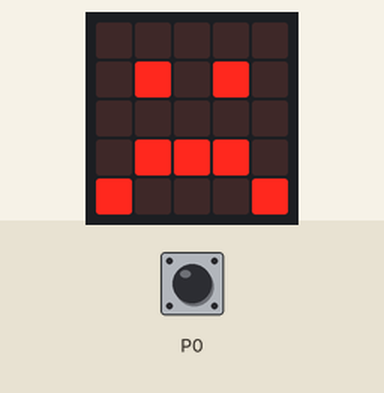
Simulated run of this program. Board: BBC micro:bit running MicroPython. Shown: the board's 5×5 LED display. The test bench sets the inputs (shaded band).

Above: at 1.2 s.
1.3 s: touch pin P0 pressed for 0.15 s
At 1.37 s:
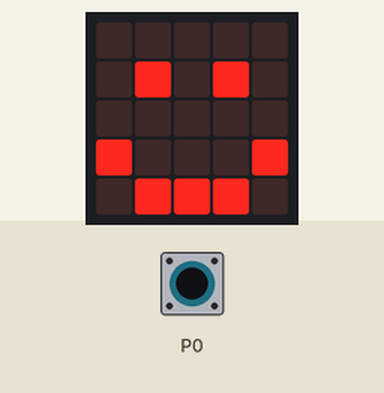
2.9 s: touch pin P0 pressed for 3.2 s
Timing chart, 0 to 5.9 s (numbered marks = the images above; inputs shaded):
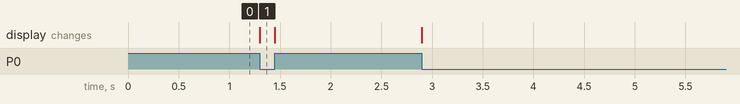

The program:

main.py
```python
# Source: https://microbit-micropython.readthedocs.io/en/v1.0.1/tutorials/io.html#ticklish-python

from microbit import *

while True:
    if pin0.is_touched():
        display.show(Image.HAPPY)
    else:
        display.show(Image.SAD)
```

Measured:
- after the input at 1.3 s, the display: changes at once (image 1)
